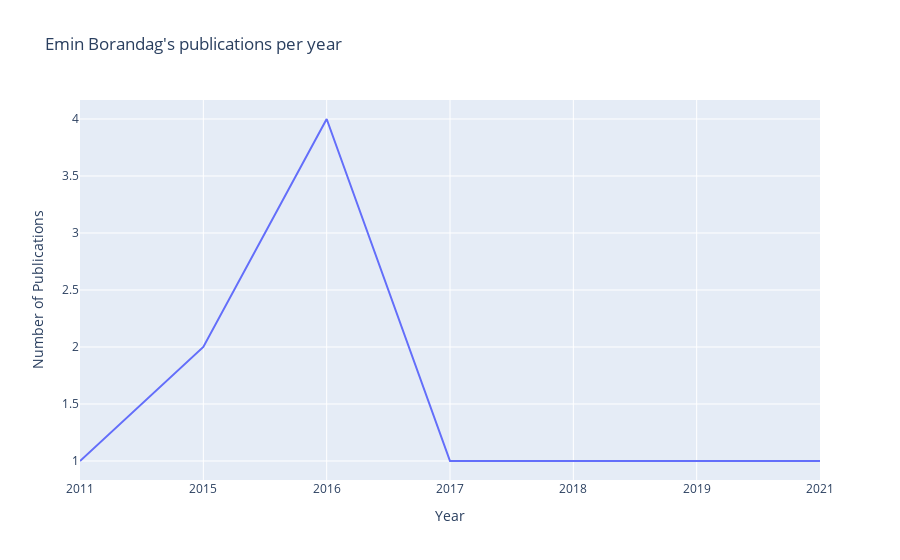

This figure's notebook cell:
### Code cell
e_line.show()

### Figure 1 — Plotly figure (JSON) as saved in the notebook; plotly's stock layout.template omitted (floating-point values rounded to 4 significant figures)
{"data": [{"hovertemplate": "Year=%{x}<br>Number of Publications=%{y}<extra></extra>", "legendgroup": "", "line": {"color": "#636efa", "dash": "solid"}, "marker": {"symbol": "circle"}, "mode": "lines", "name": "", "orientation": "v", "showlegend": false, "type": "scatter", "x": ["2011", "2015", "2016", "2017", "2018", "2019", "2021"], "xaxis": "x", "y": [1, 2, 4, 1, 1, 1, 1], "yaxis": "y"}], "layout": {"autosize": true, "legend": {"tracegroupgap": 0}, "title": {"text": "Emin Borandag's publications per year"}, "xaxis": {"anchor": "y", "autorange": true, "domain": [0, 1], "range": [0, 6], "title": {"text": "Year"}, "type": "category"}, "yaxis": {"anchor": "x", "autorange": true, "domain": [0, 1], "range": [0.8333, 4.167], "title": {"text": "Number of Publications"}, "type": "linear"}}}
